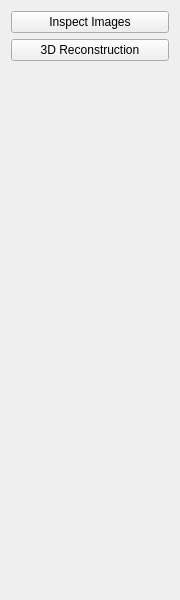
<?xml version="1.0" encoding="UTF-8"?>
<ui version="4.0">
 <class>Header</class>
 <widget class="QWidget" name="Header">
  <property name="geometry">
   <rect>
    <x>0</x>
    <y>0</y>
    <width>180</width>
    <height>600</height>
   </rect>
  </property>
  <property name="windowTitle">
   <string>Header</string>
  </property>
  <layout class="QHBoxLayout" name="horizontalLayout">
   <item>
    <layout class="QVBoxLayout" name="verticalLayout">
     <item>
      <widget class="QPushButton" name="imagesButton">
       <property name="text">
        <string>Inspect Images</string>
       </property>
      </widget>
     </item>
     <item>
      <widget class="QPushButton" name="reconstructionButton">
       <property name="text">
        <string>3D Reconstruction</string>
       </property>
      </widget>
     </item>
     <item>
      <spacer name="verticalSpacer">
       <property name="orientation">
        <enum>Qt::Orientation::Vertical</enum>
       </property>
       <property name="sizeHint" stdset="0">
        <size>
         <width>20</width>
         <height>40</height>
        </size>
       </property>
      </spacer>
     </item>
    </layout>
   </item>
  </layout>
 </widget>
 <resources/>
 <connections/>
</ui>
